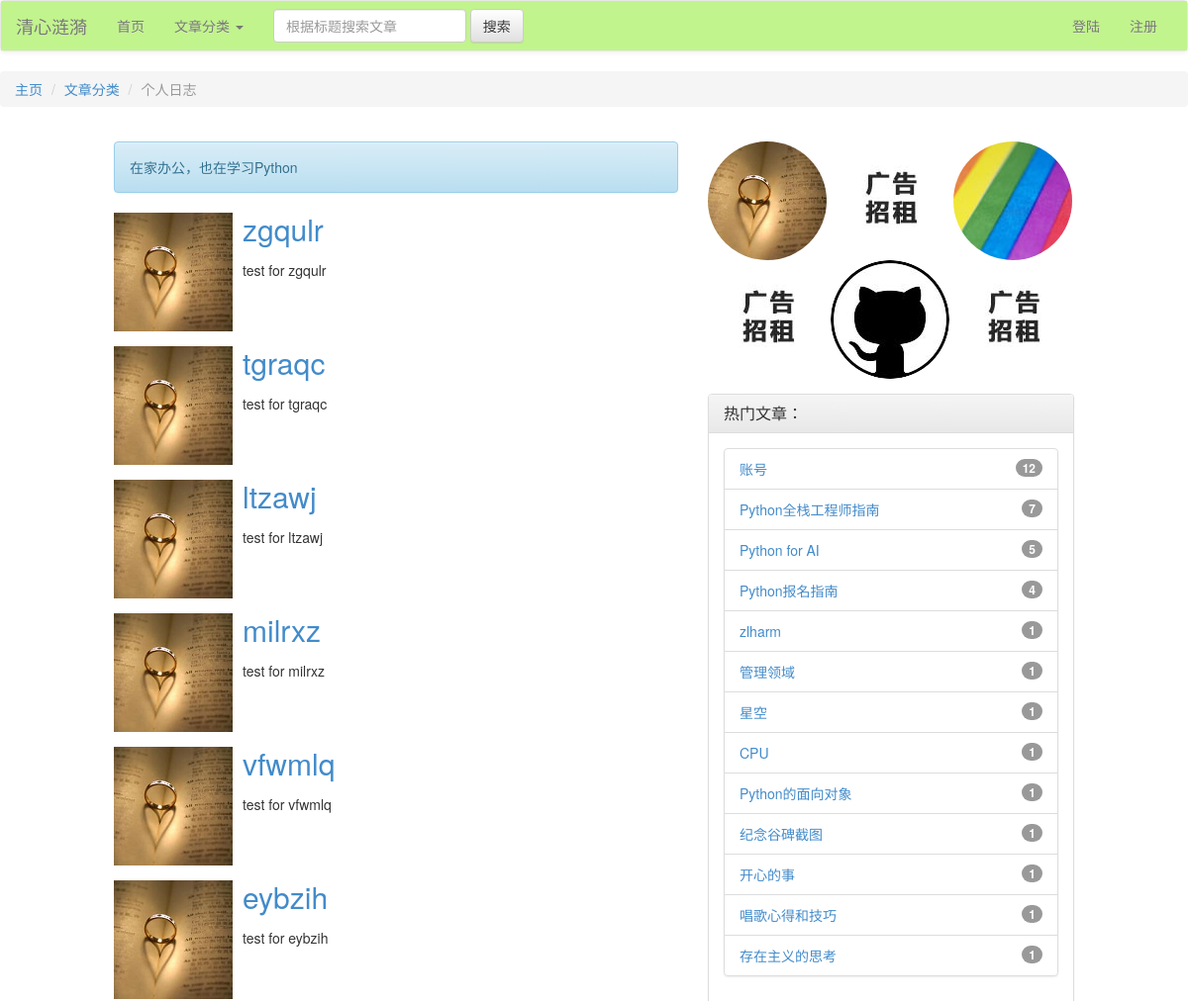
/article/cate/2/1 (upper part), run on an earlier commit of the app's database.
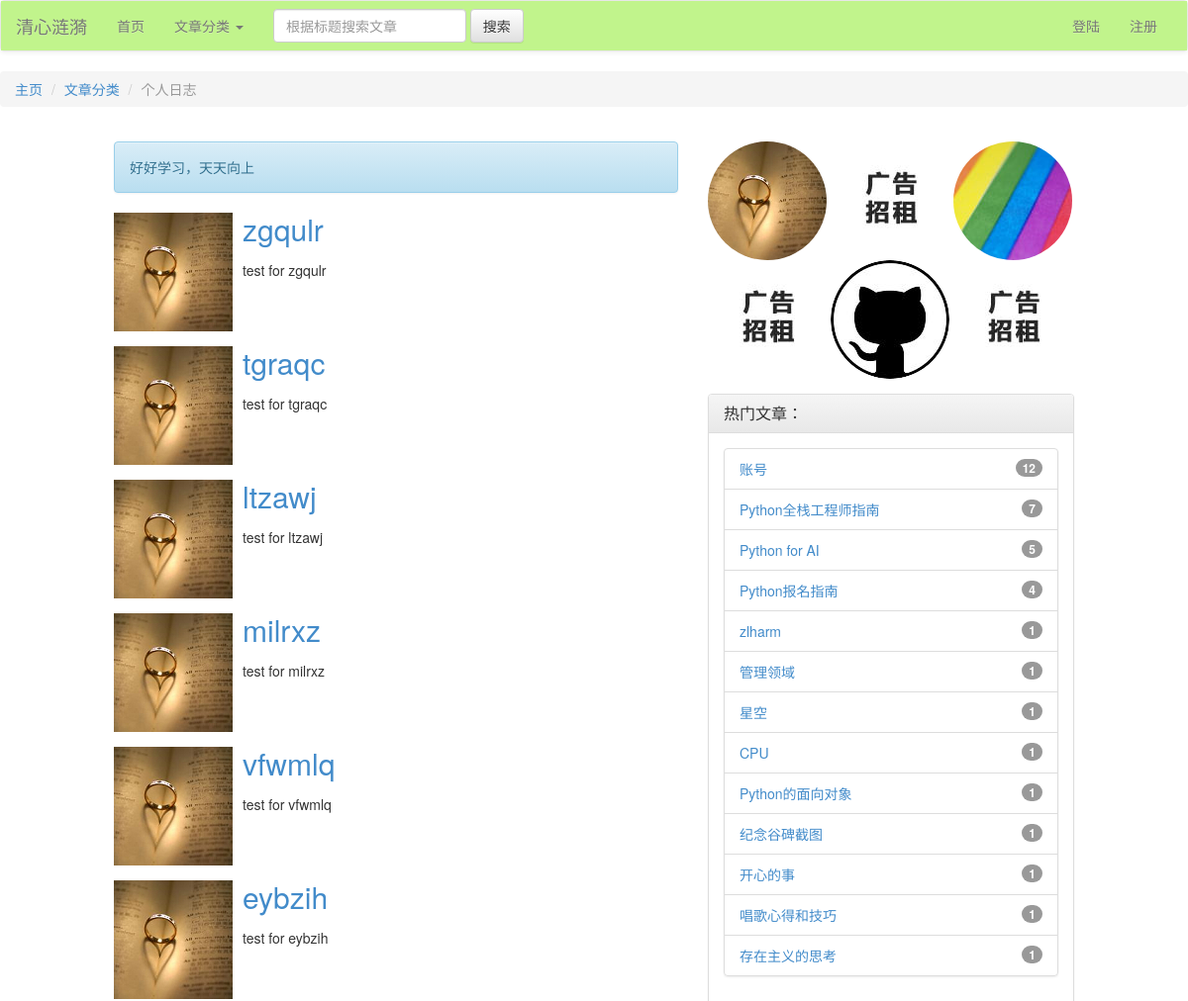
And on a later commit of the database.
### models.py (models this page shows)
class Alert(db.Model):
    alert_id = db.Column(db.Integer, primary_key=True)
    alert_time = db.Column(db.DateTime, default=datetime.now)
    alert_content = db.Column(db.String)

### views/articles.py (the view, shortened to what this page needs)
@article_app.route('/cate/<int:cate_id>/<int:page>')
@article_app.route('/', defaults={'cate_id': 0, 'page': 1})
def getArticleList(cate_id, page):
    alert = Alert.query.order_by(Alert.alert_id.desc()).first()
    recommend_articles = Article.query.filter(Article.is_recommend != None).order_by(Article.is_recommend.desc()).limit(
        15)
    q = request.args.get('nav_search')
    if cate_id == 0:
        res = Article.query.order_by(Article.id.desc()).paginate(page, 15)
    else:
        res = Article.query.order_by(Article.id.desc()).filter_by(cate_id=cate_id).paginate(page, 15)
    category = Category.query.get(cate_id)
    articles = res.items
    pageList = res.iter_pages()
    return render_template('article/cate_articles.html', cate_id=cate_id, articles=articles, pageList=pageList,
                           category=category, res=res, alert=alert, recommend_articles=recommend_articles)

### app.py (called while the page is built)
@app.context_processor
def account():
    username = session.get('user')
    return {'username': username}

@app.context_processor
def getCateList():
    cates = Category.query.all()
    return {'cates': cates}

### templates/article/cate_articles.html (shortened to what this page needs)
{% extends'base.html' %}
{% block content %}
    <ol class="breadcrumb">
        <li><a href="{{ url_for('html') }}">主页</a></li>
        <li><a href="#">文章分类</a></li>
        <li class="active">{{ category.cate_name }}</li>
    </ol>
    <main>
        <div class="container-fluid">
            <div class="row">
                <div class="col-md-6 col-md-offset-1 col-sm-7 col-sm-offset-1">
                    <div class="alert alert-info" role="alert">{{ alert.alert_content }}</div>
                    <ul class="media-list">
                        {% for article in articles %}
                            <li class="media">
                                <div class="pull-left">
                                    {% if article.thumb==None or article.thumb=="" %}
                                        <img src="{{ url_for('static', filename='img/side/articuly.jpg') }}"
                                             class="media-object" style="width: 120px; height: 120px;">
                                    {% else %}
                                        <img src="{{ article.thumb }}" class="media-object"
                                             style="width: 120px; height: 120px;">
                                    {% endif %}
                                </div>
                                <div class="media-body">
                                    <h2 class="media-heading"><a
                                            href="{{ url_for("article_app.view", article_id=article.id) }}">{{ article.title }}</a>
                                    </h2>
                                    <div class="media">
                                        <p>{{ article['intro'] }}</p>
                                    </div>
                                </div>
                            </li>
                        {% endfor %}
                    </ul>
                </div>
                <div class="col-md-4 col-sm-3">
                    <img src="{{ url_for('static', filename='img/side/articuly.jpg') }}" alt="清心涟漪" class="img-circle">
                    <img src="{{ url_for('static', filename='img/side/ad.jpg') }}" alt="" class="img-rounded">
                    <img src="{{ url_for('static', filename='img/side/rainbow.jpg') }}" alt="彩虹" class="img-circle">
                    <img src="{{ url_for('static', filename='img/side/ad.jpg') }}" alt="" class="img-rounded">
                    <img src="{{ url_for('static', filename='img/side/github.jpg') }}" alt="Github" class="img-circle">
                    <img src="{{ url_for('static', filename='img/side/ad.jpg') }}" class="img-rounded">
                    <div class="panel panel-default">
                        <div class="panel-heading">
                            <h3 class="panel-title">热门文章：</h3>
                        </div>
                        <div class="panel-body">
                            <ul class="list-group">
                                {% for article in recommend_articles %}
                                    <li class="list-group-item"><a
                                            href="{{ url_for('article_app.view', article_id=article.id) }}">{{ article.title }}</a>
                                        <span class="badge">{{ article.is_recommend }}</span></li>
                                {% endfor %}
                            </ul>
                        </div>
                    </div>
                </div>
            </div>
        </div>
    </main>
{% endblock %}

What changed in the data, as far as the page shows it:
no longer on this page (row unchanged): Alert: alert_content "在家办公，也在学习Python"
added Alert: alert_content "好好学习，天天向上"
